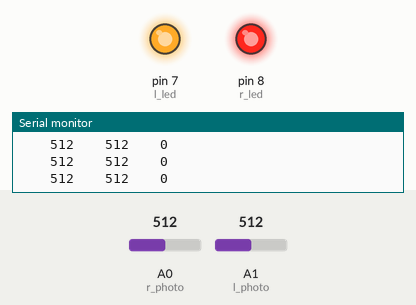
This sketch was run on a simulated Arduino Uno, built with avr-gcc and run on an emulated ATmega328P. Shown: output pins drawn as LEDs (lit = HIGH), the last lines printed to the serial monitor. Dashed ring = blinking. The test bench sets the inputs (shaded band); at power-on: A1 (l_photo) = 512, A0 (r_photo) = 512.

Above: at 1.2 s.
1.3 s: A1 (l_photo) set to 604
4.3 s: A1 (l_photo) set to 632
At 4.62 s:
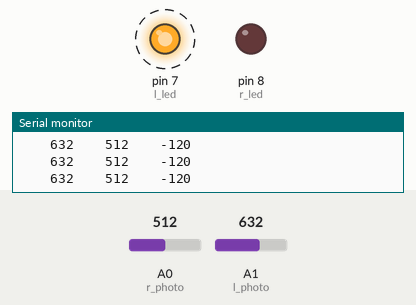
7.3 s: A0 (r_photo) set to 531
At 7.8 s:
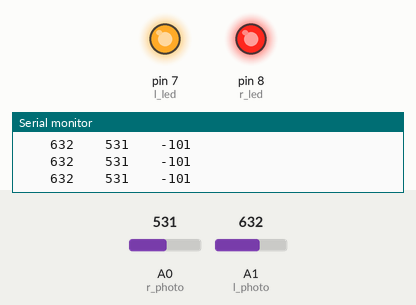
10.3 s: A0 (r_photo) set to 724
13.3 s: A0 (r_photo) set to 761
At 13.84 s:
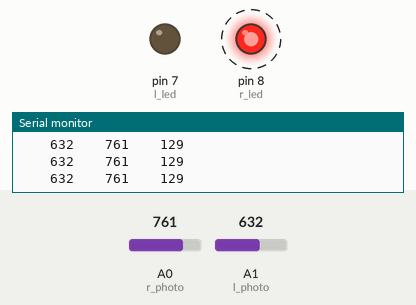
16.3 s: A0 (r_photo) set to 716
At 16.9 s:
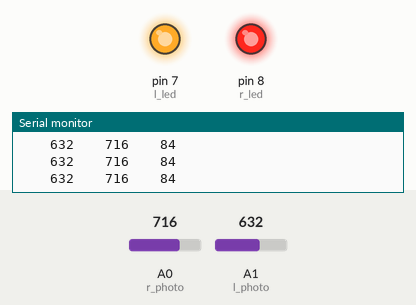
Timing chart, 0 to 18.8 s (numbered marks = the images above; inputs shaded):
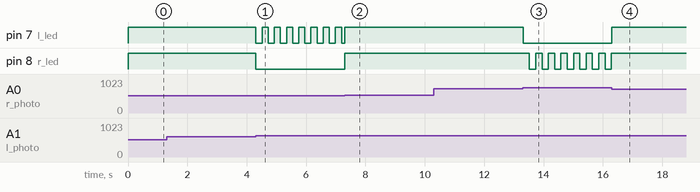

The sketch:

light_source_detector.ino
```cpp
#define l_photo A1
#define r_photo A0
#define l_led 7
#define r_led 8

const int LIMIT_EQUAL = 110;                                // Разница в значениях фоторезисторов, при которой считается, что разницы нет
const int DELAY_BLINK = 200;                                // Задержка мигания светодиодов
unsigned long timer = millis();
bool isHigh = true;
bool isBlinking = true;
bool isLeftLed = false;

/*
diff > 0: right
diff < 0: left
*/
int diff;
int l_value, r_value;

void setup() {
  Serial.begin(9600);
  pinMode(l_photo, INPUT);
  pinMode(r_photo, INPUT);
  pinMode(l_led, OUTPUT);
  pinMode(r_led, OUTPUT);
}

void printValues(int l, int r, int d) {
  Serial.print("\t\t");
  Serial.print(l);
  Serial.print("\t\t");
  Serial.print(r);
  Serial.print("\t\t");
  Serial.println(d);
}

void ledsOff() {
  digitalWrite(l_led, LOW);
  digitalWrite(r_led, LOW);
}

void ledsOn() {
  digitalWrite(l_led, HIGH);
  digitalWrite(r_led, HIGH);
}

void blinking(int diff) {
  if (isLeftLed && diff > 0) {
    isLeftLed = false;
    digitalWrite(l_led, LOW);
  } else if (!isLeftLed && diff < 0) {
    isLeftLed = true;
    digitalWrite(r_led, LOW);
  }

  if (millis() - timer > DELAY_BLINK) {
    isHigh = !isHigh;
    timer = millis();

    if (isLeftLed) {
      digitalWrite(l_led, isHigh);
    } else {
      digitalWrite(r_led, isHigh);
    }
  }
}

void loop() {
  r_value = analogRead(r_photo);
  l_value = analogRead(l_photo);
  diff = r_value - l_value;
  if (abs(diff) > LIMIT_EQUAL) {
    if (!isBlinking) {
      isBlinking = true;
      ledsOff();
    }

    blinking(diff);
  } else {
    if (isBlinking) {
      isBlinking = false;
      ledsOn();
    }
  }

  printValues(l_value, r_value, diff);
}
```

Measured:
- the behaviour switches between 622 and 623 on A1 (l_photo) (found by bisection; images 0 and 1)
- the behaviour switches between 521 and 522 on A0 (r_photo) (found by bisection; images 1 and 2)
- the behaviour switches between 742 and 743 on A0 (r_photo) (found by bisection; images 2 and 3)
- after the input at 4.3 s, pin 7 (l_led): alternates HIGH for 0.21 s and LOW for 0.21 s, starting at once; pin 8 (r_led): HIGH → LOW at once
- after the input at 7.3 s, pin 8 (r_led): LOW → HIGH at once
- after the input at 13.3 s, pin 7 (l_led): HIGH → LOW at once; pin 8 (r_led): alternates HIGH for 0.21 s and LOW for 0.21 s, starting after 0.23 s
- after the input at 16.3 s, pin 7 (l_led): LOW → HIGH at once; pin 8 (r_led): stops changing and stays HIGH
